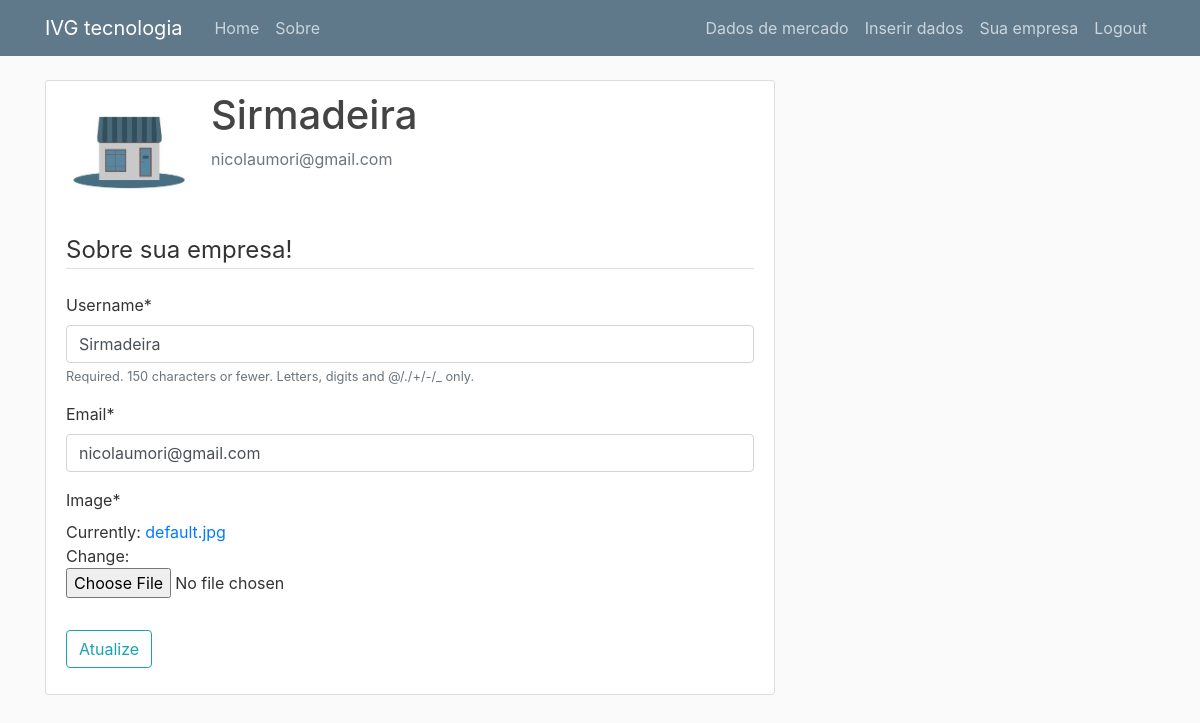
Before: /Empresa/ (signed in) with the older database file.
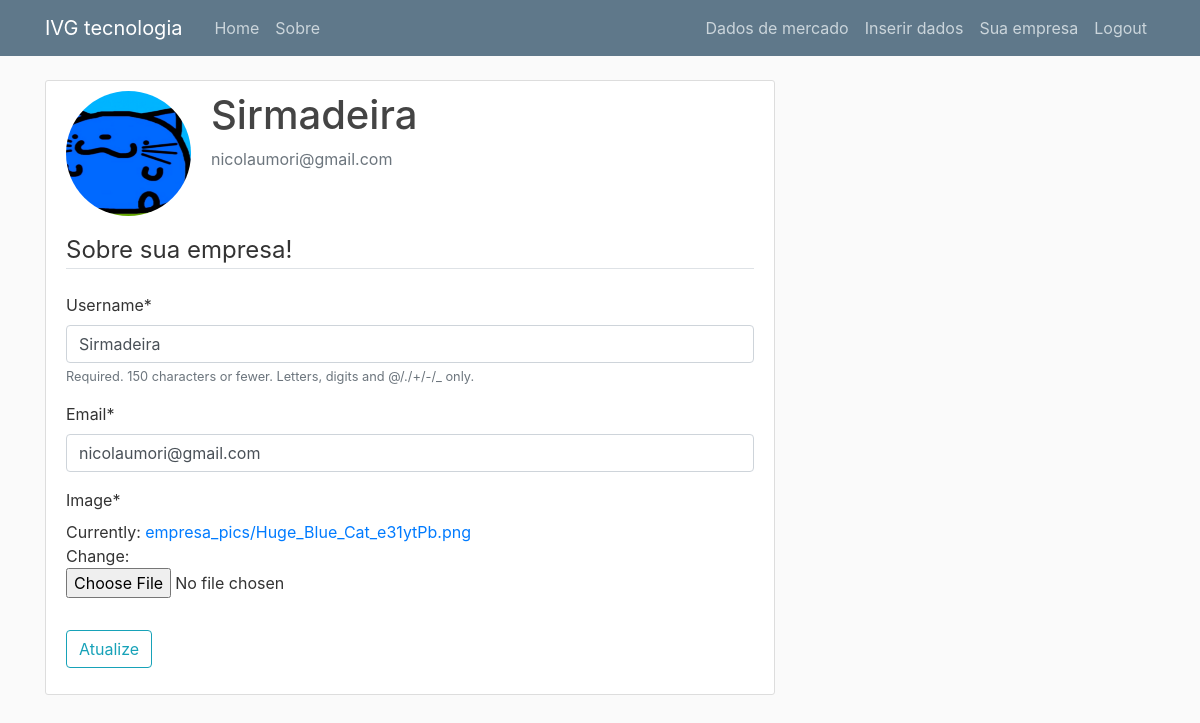
After: the same page with the newer database file.
### usuarios/models.py (models this page shows, shortened)
class CustomUser(AbstractUser):
	setor_escolhas = (
        ("R", "Revendedora"),
        ("C", "Concessionária"),
    )
	setor= models.CharField(max_length=1,choices=setor_escolhas, blank=False, null=False)

class EmpresaDB(models.Model):
	user = models.OneToOneField(User, on_delete=models.CASCADE)
	image = models.ImageField(default='default.jpg', upload_to= 'empresa_pics')

### usuarios/views.py (the view)
# urls.py: path('Empresa/', usuarios_views.Empresa, name= 'Empresa'),
@login_required
def Empresa(request):
	if request.method == 'POST':
		u_form = UserUpdateForm(request.POST, instance=request.user)
		e_form = EmpresaUpdateForm(request.POST,request.FILES,instance=request.user.empresadb)
		if u_form.is_valid() and e_form.is_valid():
			u_form.save()
			e_form.save()
			messages.success(request, f'As infos da sua empresa foram atualizadas com sucesso!')
			return redirect('Empresa')
	else:
		u_form = UserUpdateForm(instance=request.user)
		e_form = EmpresaUpdateForm(instance=request.user.empresadb)
	contexto = {
		'u_form': u_form,
		'e_form': e_form,
	}
	return render(request,	'usuarios/empresa.html', contexto)

### usuarios/forms.py
class UserUpdateForm(forms.ModelForm):
	email = forms.EmailField()
	class Meta:
		model = CustomUser
		fields = ['username', 'email']

class EmpresaUpdateForm(forms.ModelForm):
	class Meta:
		model = EmpresaDB
		fields = ['image']

### usuarios/templates/usuarios/empresa.html (shortened to what this page needs)
{% extends "APP_IVG/layout.html" %}
{% load crispy_forms_tags %}
{% block content %}
	<div class = "content-section">
	 <div class = "media">
	  <img class = 'rounded-circle account-img' src="{{ user.empresadb.image.url }}">
	  <div class = "media-body">
	  	<h2 class = "account-heading"> {{user.username}} </h2>
	  	<p class = "text-secondary"> {{ user.email }}</p>
	  </div>
	 </div>
	 <form method= "POST" enctype="multipart/form-data">
		<fieldset class = 'form-group'>
			<legend class= "border-bottom mb-4"> Sobre sua empresa!</legend>
			{{ u_form|crispy }}
			{{ e_form|crispy }}
		</fieldset>
		<div class = "form-group">
			<button class= "btn btn-outline-info" type= "submit"> Atualize </button>
		</div>
	 </form>
	</div>
{% endblock content %}

Changed rows visible on the page:
changed CustomUser "Sirmadeira": empresadb.image: picture added in place of a placeholder
Other visible differences:
text no longer shown: "Image * Currently: default.jpg Change:"
text now shown: "Image * Currently: empresa_pics/Huge_Blue_Cat_e31ytPb.png Change:"
